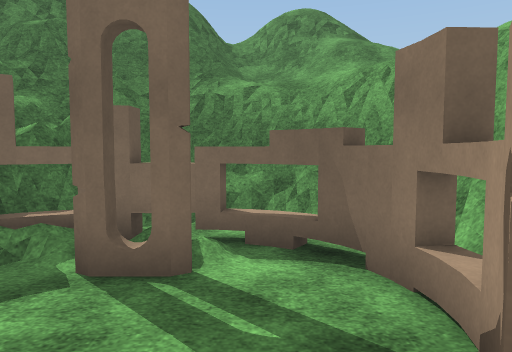
view 1 (above)

17 first-person views from a walk through a Unity game level. The camera is 1.5 m above the floor, tilts 4° down and sees 70° across. The floor is counted in squares, 1 m on a side. Each view is taken from the middle of a square. On the plan, view 1 faces up. The plan holds only what a view shows up to about 16 squares ahead; the rest is blank. The place goes on beyond the plan. The player character is not drawn. Surface patterns are stand-ins for the level's own textures.

view 2
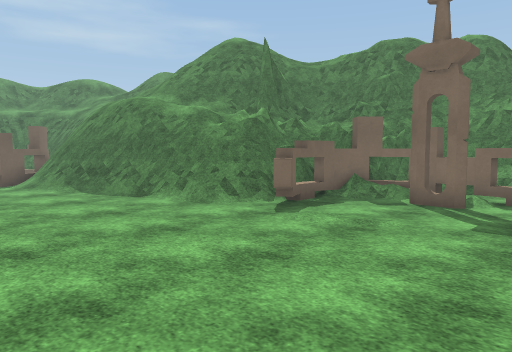

view 3
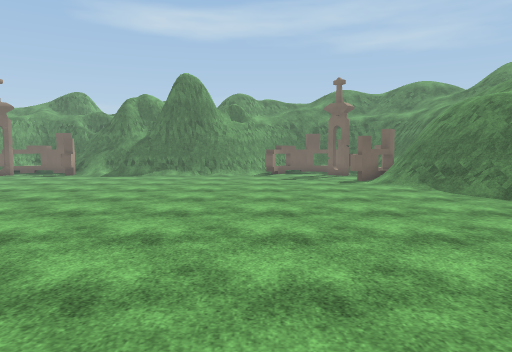

view 4
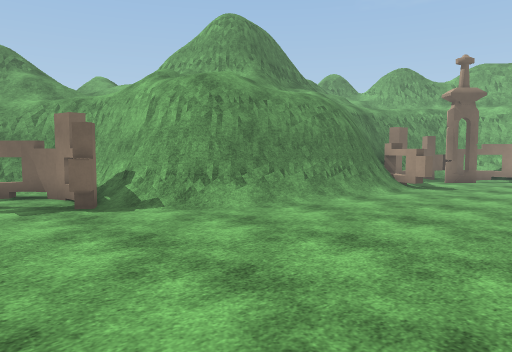

view 5
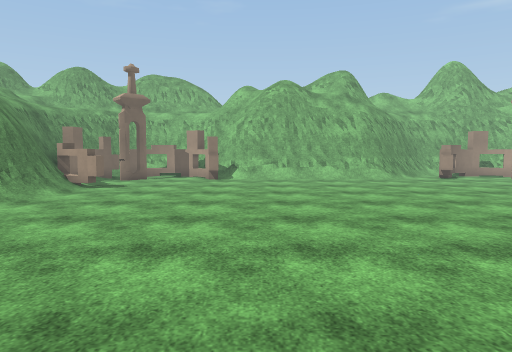

view 6
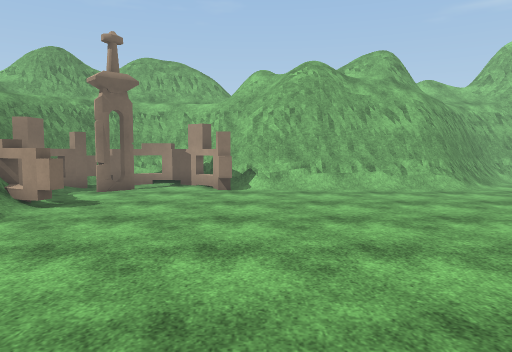

view 7
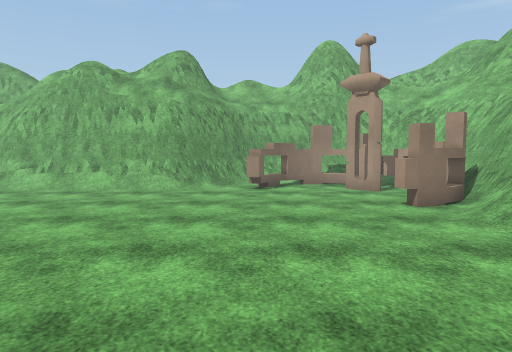

view 8
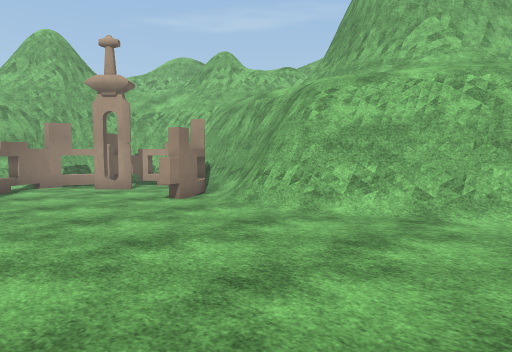

view 9
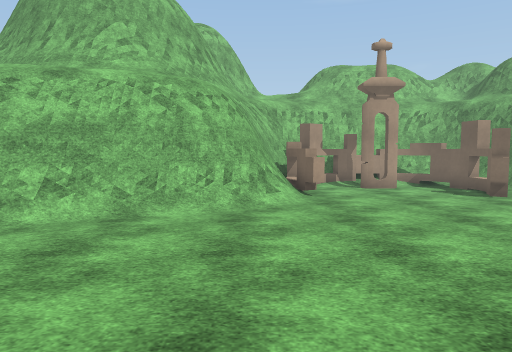

view 10
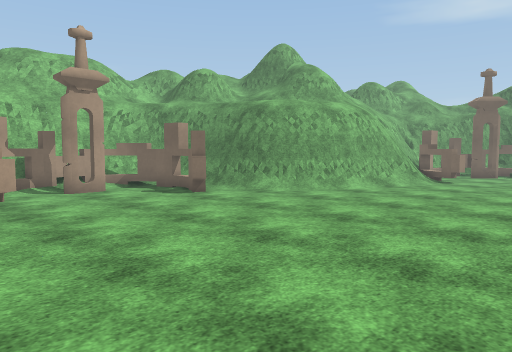

view 11
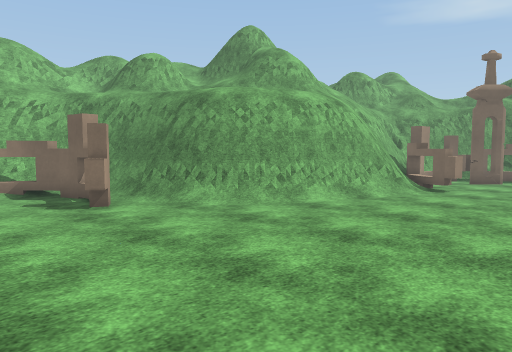

view 12
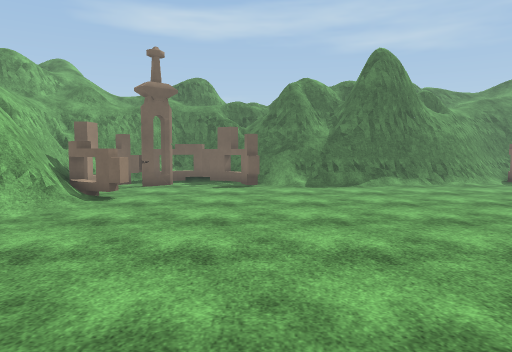

view 13
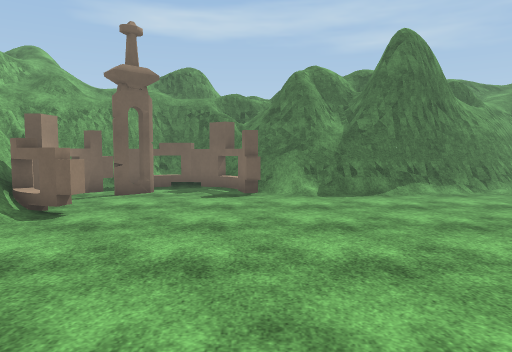

view 14
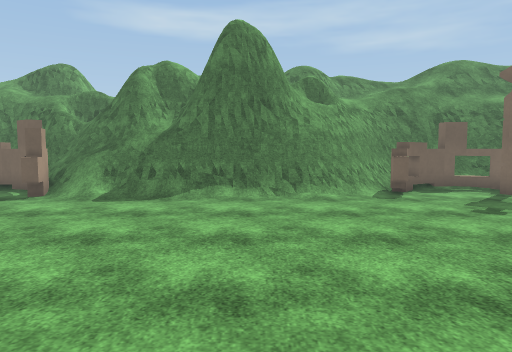

view 15
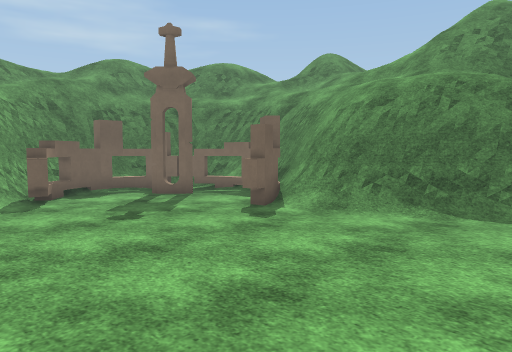

view 16
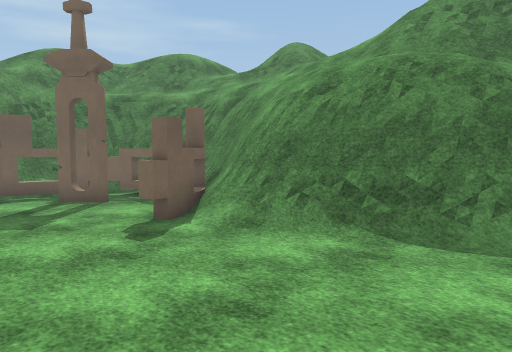

view 17
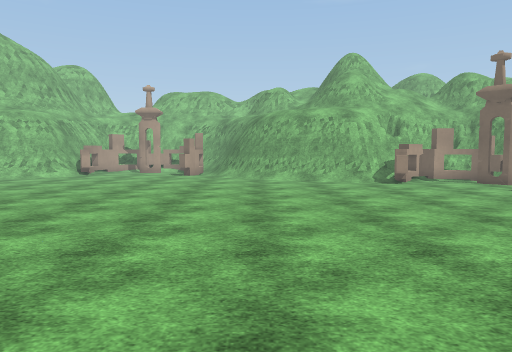

### Floor plan
Key: @ floor where view 1 was taken; # wall or solid block; . floor; / step, stairs or slope; = window, fence, low wall or low ledge; O other object.
Columns run from 24 left of view 1 to 21 right of it. Each row starts with its distance up from view 1.
  8                     #######
  7                     #=...=##
  6                    ##OOOOO #
  5                   # O///.OO#
  4                  ##O#.OO..O##
  3                  ##O......O##
  2                 ##=OO....OO=##
  1    ####      ####=.O.....O./###
  0  ####O########==........@...=###### ########
 -1  # OOOOO####=/...............///=#####O//OO
 -2 ##OO... O=//.....................///OO..O.O
 -3 #OOOO...O............................O...O.O
 -4 #OO........................................O
 -5 #OO........................................O
 -6 ##O.......................................OO
 -7 ##OOO....................................OO#
 -8  ##=.................... ................/##
 -9   ##/................... ................/##
-10   ##/................... ................/#
-11    #=..................  ................/#
-12    #=.................    .............../#
-13    #=...............       ............../#
-14    #=................        ............=#
-15   ##=.................        ...........=#
-16  ##==.................         ..........###
-17  ##=/..................    .  ............=#
-18  #=//...................   . ..............=
-19 ##=OO..................... ..............OO
-20 ##OO......................................OO #
-21  #O........................................OO#
-22   O........................................O
-23   O.OO..OO...........................O..OO.O
-24    O.O..O........................///.O....OO
-25   # OO.OO===/................../=###=OOOOOO
-26   ## O########=/............//##########O
-27    #####    ####/..........=####      ######
-28               ###/.O......=###
-29                ##=.O.....O##
-30                 ##/O.....O#
-31                 ##/O.....O#
-32                  #=O..OO.O#
-33                  ## OOOOO #
-34                   #######

Where each view was taken, in squares from view 1:
view 1: 0 up, 0 right, facing up
view 2: 6 down, 2 right, facing up-left
view 3: 8 down, 2 right, facing left
view 4: 8 down, 2 left, facing up-right
view 5: 9 down, 2 left, facing right
view 6: 8 down, 3 right, facing right
view 7: 19 down, 3 right, facing right
view 8: 17 down, 3 right, facing down-right
view 9: 17 down, 3 right, facing down
view 10: 18 down, 3 right, facing down-left
view 11: 19 down, 1 left, facing down-left
view 12: 19 down, 4 left, facing left
view 13: 19 down, 7 left, facing left
view 14: 12 down, 8 left, facing left
view 15: 10 down, 9 left, facing up-left
view 16: 7 down, 9 left, facing up-left
view 17: 7 down, 9 left, facing down
